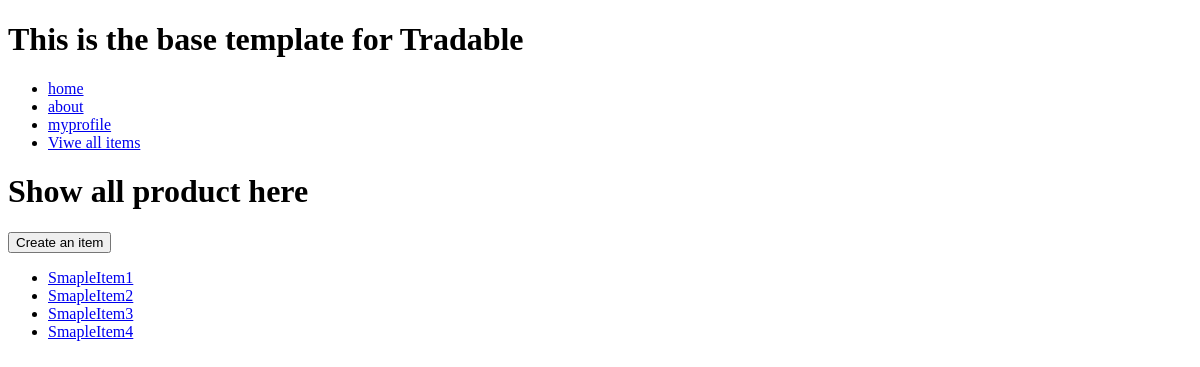
The app's page /items/, older data.
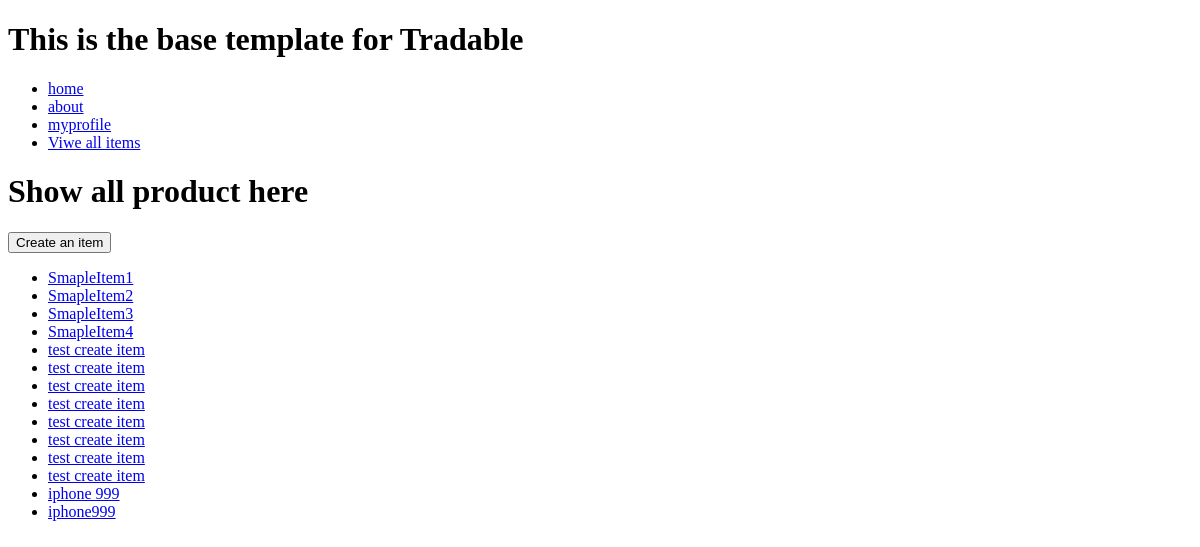
The same page, newer data.
### items/models.py (models this page shows)
class Item(models.Model):
	name            = models.CharField( max_length = 100)
	description     = models.TextField()
	price           = models.DecimalField(decimal_places=2, max_digits=10000)
	condition       = models.TextField()
	createdDateTime = models.DateTimeField(auto_now=True)

### items/views.py (the view)
# urls.py: path('items/', item_list_all_view, name='item_list_all_view'),
def item_list_all_view(request):
    querysetOfItem = Item.objects.all()
    context ={
        'list_all_item': querysetOfItem
    }
    return render(request, "item_list_all.html", context)

### items/templates/item_list_all.html
{% extends 'base.html' %}
{% block content %}
    <h1>Show all product here</h1><a href="/items/create">
    <input type= 'button' value='Create an item'/></a>
    <ul>
    {% for item in list_all_item %}
        <li><a href="/items/{{item.id}}",>{{ item.name }}</a></li>
    {% endfor %}
    </ul>
{% endblock %}

Row changes from the older to the newer data that the page shows:
added Item: name "test create item"
added Item: name "test create item"
added Item: name "test create item"
added Item: name "test create item"
added Item: name "test create item"
added Item: name "test create item"
added Item: name "test create item"
added Item: name "test create item"
added Item: name "iphone 999"
added Item: name "iphone999"
